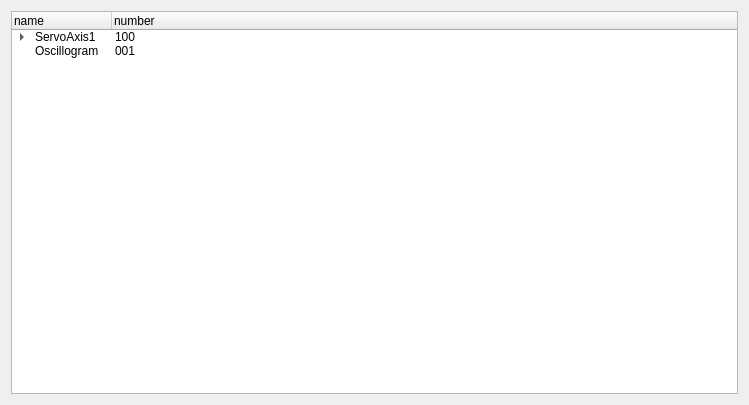
<?xml version="1.0" encoding="UTF-8"?>
<ui version="4.0">
 <class>Form</class>
 <widget class="QWidget" name="Form">
  <property name="geometry">
   <rect>
    <x>0</x>
    <y>0</y>
    <width>749</width>
    <height>405</height>
   </rect>
  </property>
  <property name="windowTitle">
   <string>Form</string>
  </property>
  <layout class="QGridLayout" name="gridLayout">
   <item row="0" column="0">
    <widget class="QTreeWidget" name="treeWidget">
     <column>
      <property name="text">
       <string>name</string>
      </property>
     </column>
     <column>
      <property name="text">
       <string>number</string>
      </property>
     </column>
     <item>
      <property name="text">
       <string>ServoAxis1</string>
      </property>
      <property name="text">
       <string>100</string>
      </property>
      <item>
       <property name="text">
        <string>Set</string>
       </property>
       <property name="text">
        <string>100</string>
       </property>
       <item>
        <property name="text">
         <string>Motor</string>
        </property>
        <property name="text">
         <string>101</string>
        </property>
       </item>
       <item>
        <property name="text">
         <string>Feedback</string>
        </property>
        <property name="text">
         <string>102</string>
        </property>
       </item>
       <item>
        <property name="text">
         <string>Power</string>
        </property>
        <property name="text">
         <string>103</string>
        </property>
       </item>
       <item>
        <property name="text">
         <string>CurrControl</string>
        </property>
        <property name="text">
         <string>104</string>
        </property>
       </item>
       <item>
        <property name="text">
         <string>VelControl</string>
        </property>
        <property name="text">
         <string>105</string>
        </property>
       </item>
       <item>
        <property name="text">
         <string>PosControl</string>
        </property>
        <property name="text">
         <string>106</string>
        </property>
       </item>
      </item>
      <item>
       <property name="text">
        <string>Monitor</string>
       </property>
       <property name="text">
        <string>110</string>
       </property>
       <item>
        <property name="text">
         <string>State</string>
        </property>
        <property name="text">
         <string>111</string>
        </property>
       </item>
       <item>
        <property name="text">
         <string>RamAccess</string>
        </property>
        <property name="text">
         <string>112</string>
        </property>
       </item>
       <item>
        <property name="text">
         <string>FlashAccess</string>
        </property>
        <property name="text">
         <string>113</string>
        </property>
       </item>
      </item>
     </item>
     <item>
      <property name="text">
       <string>Oscillogram</string>
      </property>
      <property name="text">
       <string>001</string>
      </property>
     </item>
    </widget>
   </item>
  </layout>
 </widget>
 <resources/>
 <connections/>
</ui>
